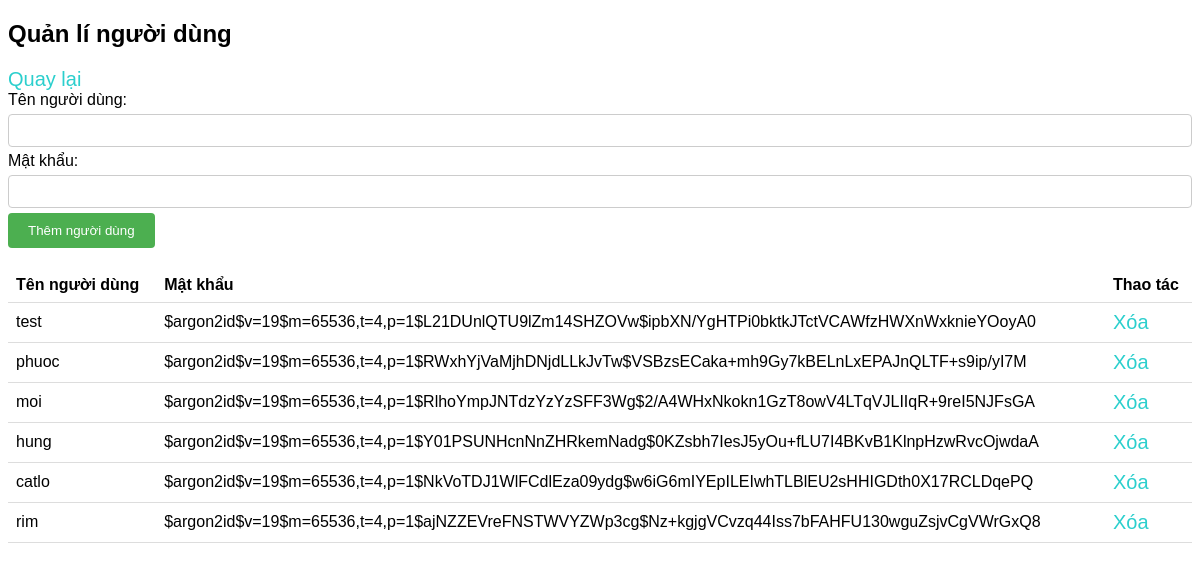
The page /admin/trangqlnd.php on the database as committed earlier.
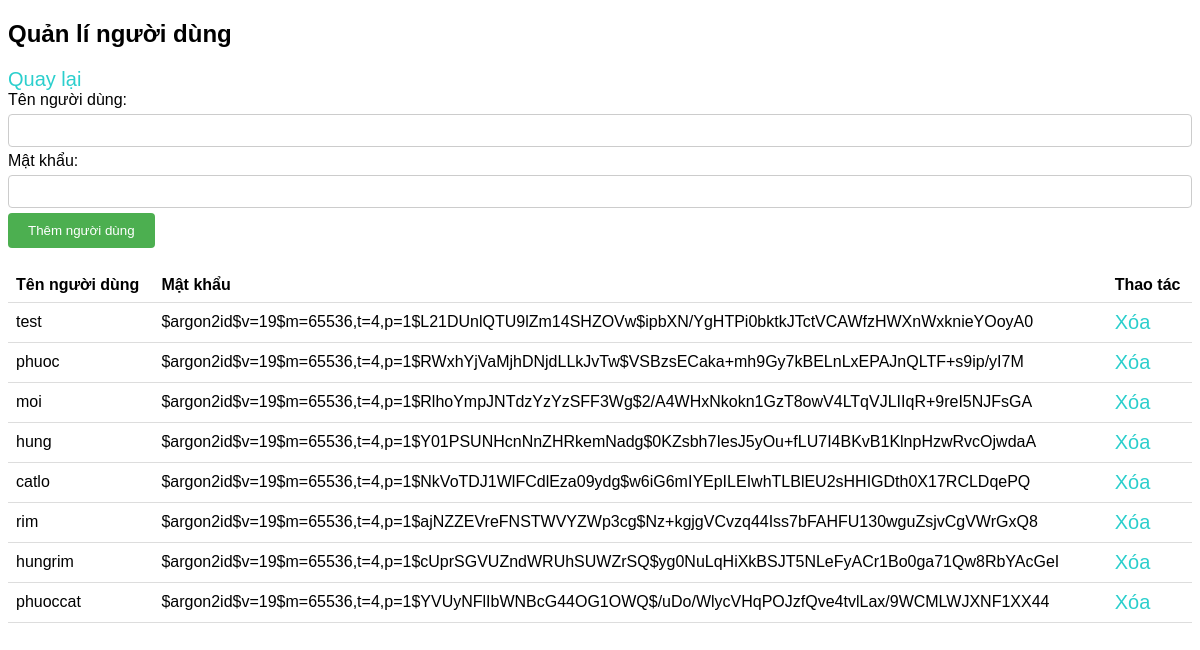
The same page on the database as committed later.
### tables this page shows
CREATE TABLE `users` (
  `user_id` int(255) NOT NULL,
  `username` varchar(50) NOT NULL,
  `password` varchar(100) NOT NULL,
  `re_password` varchar(50) NOT NULL,
  `email` varchar(50) NOT NULL,
  `role` tinyint(1) NOT NULL
);

### admin/trangqlnd.php (the view, shortened to what this page needs)
<!DOCTYPE html>
<html lang="en">
<head>
</head>
<body>
    <h2>Quản lí người dùng</h2>
    <a href="trangadmin.html">Quay lại</a>
    <form action="process.php" method="post">
        <label for="username">Tên người dùng:</label>
        <input type="text" id="username" name="username" required>
        <label for="password">Mật khẩu:</label>
        <input type="password" id="password" name="password" required>
        <input type="submit" value="Thêm người dùng" name="addUser">
    </form>
    <table>
        <tr>
            <th>Tên người dùng</th>
            <th>Mật khẩu</th>
            <th>Thao tác</th>
        </tr>
        <?php
        $conn = mysqli_connect("localhost", "root", "", "dacsn-n12");
        $sql = "SELECT * FROM users";
        $result = mysqli_query($conn, $sql);
        if (mysqli_num_rows($result) > 0) {
            while($row = mysqli_fetch_assoc($result)) {
                echo "<tr><td>".$row["username"]."</td><td>".$row["password"]."</td><td><a href='process.php?username=".$row["username"]."&password=".$row["password"]."'>Xóa</a></td></tr>";
            }
        } else {
            echo "0 kết quả";
        }
        ?>
    </table>
</body>
</html>

Rows that differ between the two databases and show on the page:
added users: username "hungrim", password "$argon2id$v=19$m=65536,t=4,p=1$cUprSGVUZndWRUhSUWZrSQ$yg0NuLqHiXkBSJT5NLeFyACr1Bo0ga71Qw8RbYAcGeI"
added users: username "phuoccat", password "$argon2id$v=19$m=65536,t=4,p=1$YVUyNFlIbWNBcG44OG1OWQ$/uDo/WlycVHqPOJzfQve4tvlLax/9WCMLWJXNF1XX44"
